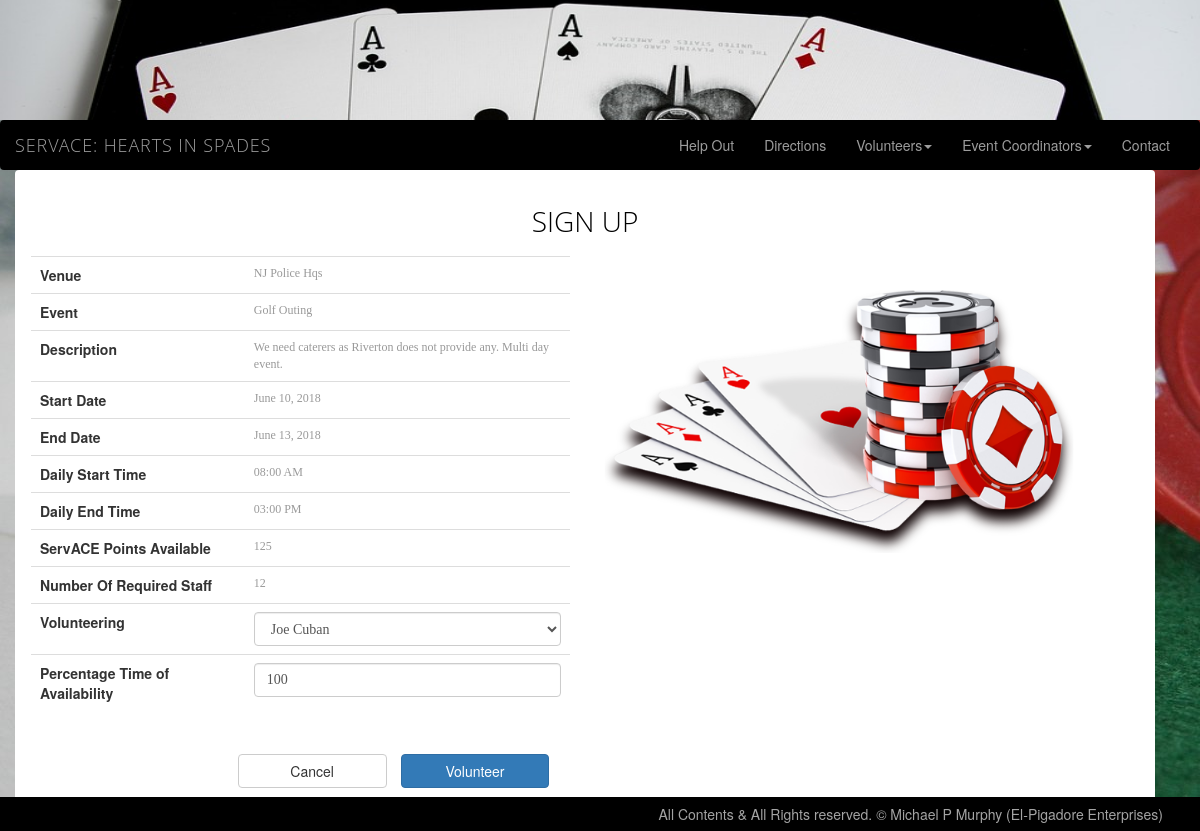
Screenshot of /index.php?action=signup&eid=19 with the database file from the repository.
### tables this page shows
CREATE TABLE IF NOT EXISTS `events` (
  `eventid` int(11) NOT NULL AUTO_INCREMENT,
  `venueid` int(11) DEFAULT NULL,
  `event_name` varchar(40) DEFAULT NULL,
  `event_description` text,
  `startdate` date DEFAULT NULL,
  `enddate` date DEFAULT NULL,
  `daystarttime` time DEFAULT NULL,
  `dayendtime` time DEFAULT NULL,
  `numstaff` decimal(6,2) DEFAULT '1.00',
  `badgepoints_pp` int(16) DEFAULT '1',
  PRIMARY KEY (`eventid`),
  KEY `fk_venues` (`venueid`)
);

CREATE TABLE IF NOT EXISTS `venues` (
  `venueid` int(11) NOT NULL AUTO_INCREMENT,
  `venue_name` varchar(60) DEFAULT NULL,
  `address` varchar(80) DEFAULT NULL,
  `pocname` varchar(60) DEFAULT NULL,
  `pocemail` varchar(60) DEFAULT NULL,
  `pocphone` varchar(20) DEFAULT NULL,
  `latitude` float DEFAULT NULL,
  `longitude` float DEFAULT NULL,
  PRIMARY KEY (`venueid`)
);

### func_ratings.php (called while the page is built, shortened)
<?php
	function formattedDate($indate) {
		$ndt = new DateTime($indate);
		$fdate = date_format($ndt,"F j, Y");
		return $fdate;
	}
	function formattedTime($intime) {
		$ndt = new DateTime($intime);
		$ftime = date_format($ndt,"h:i A");
		return $ftime;
	}
	function get_actual_volunteers_required($eid) {
		require("db.php");
		$sql_count = "select a.eventid, a.numstaff, b.eid, b.volperc
	       			  from events a
	  		        	  left join volunteers_events b on
	       				  b.eid = a.eventid
					  where a.eventid = '" . $eid . "'";
		$res = mysqli_query($con, $sql_count);
		$r_ptr = 0;
		$s_required = 1;
		while ($row = mysqli_fetch_array($res)) {
			if ($r_ptr == 0) {
				$s_required = $row["numstaff"];
			}
			$a_vol = 0;
			$s_required = $s_required - $a_vol;
			$r_ptr++;
		}
		return $s_required;
	}
?>

### signup.php (the view, shortened to what this page needs)
<html>
	<head>
		<link rel="stylesheet" type="text/css" href="content.css" />
	</head>
	<body>
		<?php
		require_once ("db.php");
		require_once("func_ratings.php");
			$q = intval($_GET['eid']);
		$s_required = get_actual_volunteers_required($q);
		$max_assign = intval($s_required * 100);
		if ($max_assign > 100)
			$max_assign = 100;
		$volunteers = array();
		$sql = "select * from volunteers a
					where (select count(*) from volunteers_events
					where vid = a.vid and eid = '" . $q . "') = 0
					order by a.lastname, a.firstname";
		$res = mysqli_query($con, $sql);
		while ($row = mysqli_fetch_array($res)) {
			$idx = $row["vid"];
			$volunteers[$idx] = $row["firstname"].' '.$row["lastname"];
		}
		$sql = "Select a.*, b.venue_name
	       		from events a
	       			inner join venues b on
	       			b.venueid = a.venueid
				where a.eventid = '" . $q . "'";
		$res = mysqli_query($con, $sql);
		$row = mysqli_fetch_array($res);
	?>
		<div class="row alert servace-alert">
			<div class="servace-banner">Sign Up</div>
			<form class="form-horizontal" method="post" action="index.php?action=bookings&eid=<?php print($q); ?>" enctype="multipart/form-data">
				<div class="form-group container-fluid">
					<div class="row">
						<div class ="col-md-6 col-sm-6">
							<table class="table table-hover">
								<tr class="alert"><th>Venue</th><td><?php print($row["venue_name"]); ?></td></tr>
								<tr class='alert'><th>Event</th><td><?php print($row["event_name"]); ?></td></tr>
								<tr class='alert'><th>Description</th><td><?php print($row["event_description"]); ?></td></tr>
								<tr class='alert'><th>Start Date</th><td><?php print(formattedDate($row["startdate"])); ?></td></tr>
								<tr class='alert'><th>End Date</th><td><?php print(formattedDate($row["enddate"])); ?></td></tr>
								<tr class='alert'><th>Daily Start Time</th><td><?php print(formattedTime($row["daystarttime"])); ?></td></tr>
								<tr class='alert'><th>Daily End Time</th><td><?php print(formattedTime($row["dayendtime"])); ?></td></tr>
								<tr class='alert'><th>ServACE Points Available</th><td><?php print($row["badgepoints_pp"]); ?></td></tr>
								<?php
								if ($s_required > 0) { ?>
									<tr class='alert'><th>Number Of Required Staff</th><td><?php print($s_required); ?></td></tr>
									<tr class='alert'><th>Volunteering</th>
										<td><select class="form-control" name="v_users">
											<?php
											foreach ($volunteers as $key => $value) {
												print ('<option value="'.$key.'">'.$value.'</option>');
											}
											?>
										</select></td>
									<tr class='alert'><th>Percentage Time of Availability</th>
										<td><input class="form-control" type="number" id="signupperc" name="signupperc" min="0" max="<?php print($max_assign); ?>" step="5" value="<?php print($max_assign); ?>" placeholder="Percentage Event Availability"/></td>
									</tr>
								<?php }
								?>
							</table>
						</div>
						<div class ="col-md-6 col-sm-6">
							<img id="imagerate" height="300" alt="images/chips_aces.png" src="images/chips_aces.png" />
						</div>
					</div>
				</div>
				<div class="col-sm-offset-2 col-sm-10 col-xs-offset-2 col-xs-10" >
					<input class="btn btn-default col-sm-2" type="reset" id="cancel" value="Cancel" />
					<input class="btn btn-primary col-sm-2" type="submit" id="submit" value="Volunteer" <?php if ($s_required <= 0) { ?> disabled <?php } ?>  />
				</div>
			</form>
		</div>
	</body>
</html>

### custom.css (style rules this page uses)
html, body { height: 100%; }
body { background-image:url("images/pokertable.jpg"); }
#cancel, #submit { margin: 0.5em; }
.servace-alert { width:100%; background-color:white; padding: 0 20px 0 20px; }
.servace-banner { text-align:center; text-transform:uppercase; font-family: "Microsoft Yahei", Open Sans, Tahoma, sans-serif; font-size: 2.0em; color: black; font-weight: lighter; padding: 15px 0; }

### content.css (style rules this page uses)
.table-hover td { font-family: "Arial Black"; font-size: 12px; color:#999999; padding 4px 0 4px 0; }

### rows the page displays
events: venueid.venue_name "NJ Police Hqs", event_name "Golf Outing", event_description "We need caterers as Riverton does not provide any. Multi day event.", startdate "June 10, 2018", enddate "June 13, 2018", daystarttime "08:00 AM", dayendtime "03:00 PM", badgepoints_pp "125"

### other values shown
$s_required "12"
form field v_users "Joe Cuban"
